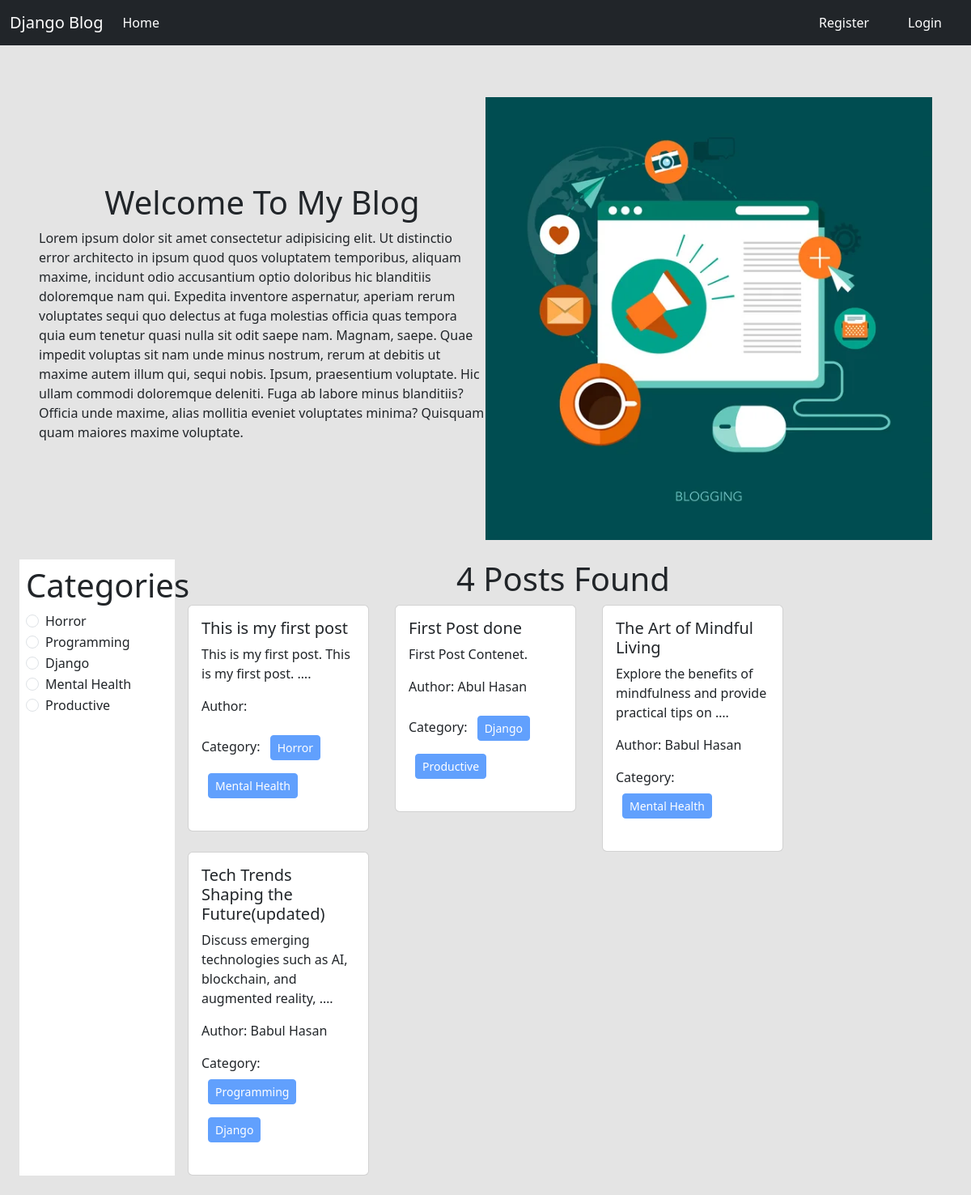
The page / on the database its author committed.
### categories/models.py (models this page shows, shortened)
class Category(models.Model):
    name = models.CharField(max_length=100)
    slug = models.SlugField(max_length=100, unique=True, null=True, blank=True)

### posts/models.py (models this page shows, shortened)
class Post(models.Model):
    title = models.CharField(max_length=100)
    content = models.TextField()
    category = models.ManyToManyField(Category)
    author = models.ForeignKey(User, on_delete=models.CASCADE)
    image = models.ImageField(upload_to='posts/media/uploads/', null=True, blank=True)

### blog_project/views.py (the view)
# urls.py: 2. Add a URL to urlpatterns:  path('', views.home, name='home')
def home(request, category_slug=None):
    data = Post.objects.all()
    if category_slug is not None:
        category = Category.objects.get(slug=category_slug)
        data = Post.objects.filter(category=category)
    categories = Category.objects.all()
    return render(request, 'home.html', {'data': data, 'categories': categories})

### templates/home.html
{% extends 'base.html' %}
{% load static %}
{% block content %}
<div class="d-flex flex-wrap px-5 pt-3 align-items-center">
    <div class="col-6">
        <h1 class="text-center">Welcome To My Blog</h1>
        <p>Lorem ipsum dolor sit amet consectetur adipisicing elit. Ut distinctio error architecto in ipsum quod quos voluptatem temporibus, aliquam maxime, incidunt odio accusantium optio doloribus hic blanditiis doloremque nam qui. Expedita inventore aspernatur, aperiam rerum voluptates sequi quo delectus at fuga molestias officia quas tempora quia eum tenetur quasi nulla sit odit saepe nam. Magnam, saepe. Quae impedit voluptas sit nam unde minus nostrum, rerum at debitis ut maxime autem illum qui, sequi nobis. Ipsum, praesentium voluptate. Hic ullam commodi doloremque deleniti. Fuga ab labore minus blanditiis? Officia unde maxime, alias mollitia eveniet voluptates minima? Quisquam quam maiores maxime voluptate.</p>
    </div>
    <div class="col-6">
        <img src="{% static 'header.webp' %}" class="img-fluid" alt="">
    </div>
</div>
<div class="d-flex flex-wrap p-4">
    <div class="col-2 bg-white p-2">
        <h1 class="text-center">Categories</h1>
        {% for category in categories %}
            <div class="form-check">
                <input class="form-check-input"
                type="radio"
                name="category"
                id="{{category.id}}">
                <label class="form-check-label" for="{{category.id}}">
                    <a class="text-decoration-none text-dark" href="{% url 'category_wise_posts' category.slug %}">{{category.name}}</a>
                </label>
            </div>
        {% endfor %}
    </div>
    <div class="col-10">
        <h1 class="text-center">{{data|length}} Posts Found</h1>
        <div class="d-flex flex-wrap">
            {% for post in data %}
            <div class="col-sm-3 mx-2">
                <div class="card mx-2">
                    <div class="card-body">
                        <h5 class="card-title">
                            <a href="{% url 'detail_post' post.pk %}" class="text-decoration-none text-dark">{{post.title}}</a>
                        </h5>
                        <p class="card-text">{{post.content|truncatewords:'10'}}.</p>
                        <p>Author: {{post.author.first_name}} {{post.author.last_name}}</p>
                        <p>Category:
                            {% for category in post.category.all %}
                            <button class="btn btn-primary btn-sm m-2" disabled>{{category.name}}</button>
                            {% endfor %}
                        </p>
                    </div>
                </div>
            </div>
            {% endfor %}
        </div>
    </div>
</div>
{% endblock %}

### templates/base.html (shortened to what this page needs)
<!doctype html>
<html lang="en">
<head>
    <link href="https://cdn.jsdelivr.net/npm/bootstrap@5.3.2/dist/css/bootstrap.min.css" rel="stylesheet"
>
</head>
<body style="background-color: #e4e4e4;">
    <nav class="navbar navbar-expand-lg navbar-dark bg-dark">
        <div class="container-fluid">
            <a class="navbar-brand" href="{% url 'homePage' %}">Django Blog</a>
            <div class="collapse navbar-collapse" id="navbarSupportedContent">
                <ul class="navbar-nav me-auto mb-2 mb-lg-0">
                    <li class="nav-item">
                        <a class="nav-link active" aria-current="page" href="{% url 'homePage' %}">Home</a>
                    </li>
                </ul>
                <div class="d-flex text-white">
                    <ul class="navbar-nav me-auto mb-2 mb-lg-0">
                        {% if request.user.is_authenticated %}
                        <li class="nav-item mx-3">
                            <a class="nav-link text-white" href="#">{{request.user}}</a>
                        </li>
                        <li class="nav-item mx-3">
                            <a class="nav-link text-white" href="{% url 'profile' %}">Profile</a>
                        </li>
                        <li class="nav-item mx-3">
                            <a class="nav-link btn btn-warning text-white" href="{% url 'user_logout' %}">Logout</a>
                        </li>
                        {% else %}
                        <li class="nav-item mx-3">
                            <a class="nav-link btn btn-warning text-white" href="{% url 'register' %}">Register</a>
                        </li>
                        <li class="nav-item mx-3">
                            <a class="nav-link btn btn-warning text-white" href="{% url 'user_login' %}">Login</a>
                        </li>
                        {% endif %}
                    </ul>
                </div>
            </div>
        </div>
    </nav>
    <div>
        {% block content %}
        {% endblock %}
    </div>
</body>
</html>

### rows shown on the page
Category: name "Horror"
Category: name "Programming"
Category: name "Django"
Category: name "Mental Health"
Category: name "Productive"
Post: title "This is my first post", content "This is my first post. This is my first post. …"
Post: title "First Post done", content "First Post Contenet", author.first_name "Abul", author.last_name "Hasan"
Post: title "The Art of Mindful Living", content "Explore the benefits of mindfulness and provide practical tips on …", author.first_name "Babul", author.last_name "Hasan"
Post: title "Tech Trends Shaping the Future(updated)", content "Discuss emerging technologies such as AI, blockchain, and augmented reality, …", author.first_name "Babul", author.last_name "Hasan"

### other values the page prints
{{ data|length }} "4"
